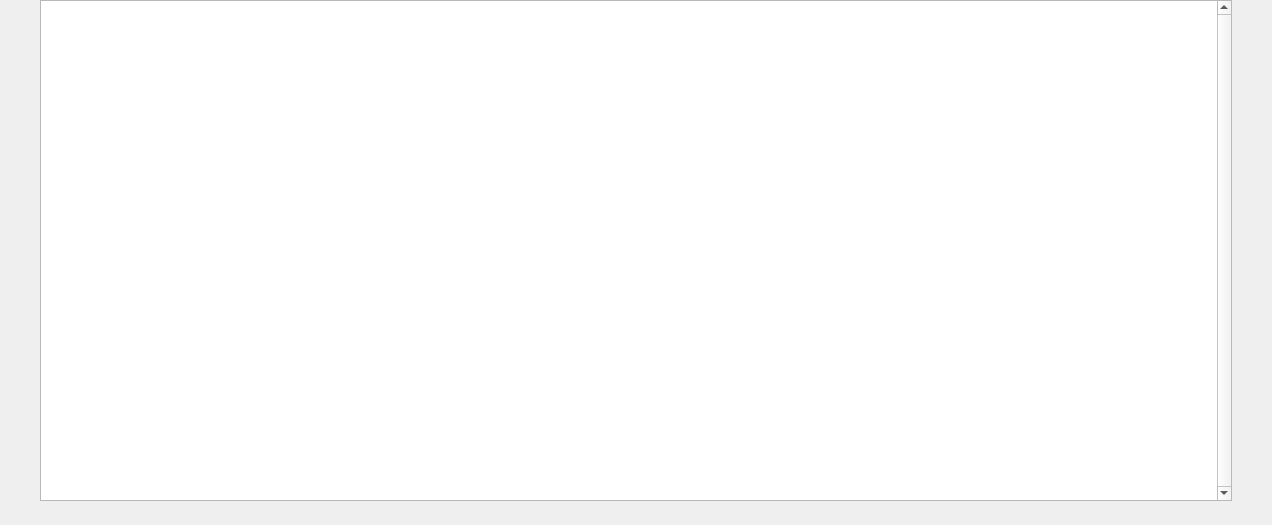
<?xml version="1.0" encoding="UTF-8"?>
<ui version="4.0">
 <class>gallery_viewer</class>
 <widget class="QWidget" name="gallery_viewer">
  <property name="geometry">
   <rect>
    <x>0</x>
    <y>0</y>
    <width>1272</width>
    <height>525</height>
   </rect>
  </property>
  <property name="windowTitle">
   <string>Form</string>
  </property>
  <layout class="QVBoxLayout" name="verticalLayout">
   <property name="spacing">
    <number>10</number>
   </property>
   <property name="leftMargin">
    <number>0</number>
   </property>
   <property name="topMargin">
    <number>0</number>
   </property>
   <property name="rightMargin">
    <number>0</number>
   </property>
   <property name="bottomMargin">
    <number>0</number>
   </property>
   <item>
    <layout class="QHBoxLayout" name="horizontalLayout">
     <item>
      <spacer name="horizontalSpacer">
       <property name="orientation">
        <enum>Qt::Horizontal</enum>
       </property>
       <property name="sizeType">
        <enum>QSizePolicy::Minimum</enum>
       </property>
       <property name="sizeHint" stdset="0">
        <size>
         <width>40</width>
         <height>20</height>
        </size>
       </property>
      </spacer>
     </item>
     <item>
      <widget class="QTableWidget" name="tableWidget_gallery">
       <property name="minimumSize">
        <size>
         <width>700</width>
         <height>0</height>
        </size>
       </property>
       <property name="maximumSize">
        <size>
         <width>1250</width>
         <height>16777215</height>
        </size>
       </property>
       <property name="styleSheet">
        <string notr="true">QTableWidget::item{ selection-background-color: #E3E1FF}</string>
       </property>
       <property name="verticalScrollBarPolicy">
        <enum>Qt::ScrollBarAlwaysOn</enum>
       </property>
       <property name="editTriggers">
        <set>QAbstractItemView::NoEditTriggers</set>
       </property>
       <property name="selectionMode">
        <enum>QAbstractItemView::SingleSelection</enum>
       </property>
       <property name="showGrid">
        <bool>true</bool>
       </property>
       <attribute name="horizontalHeaderVisible">
        <bool>false</bool>
       </attribute>
       <attribute name="verticalHeaderVisible">
        <bool>false</bool>
       </attribute>
      </widget>
     </item>
     <item>
      <spacer name="horizontalSpacer_2">
       <property name="orientation">
        <enum>Qt::Horizontal</enum>
       </property>
       <property name="sizeType">
        <enum>QSizePolicy::Minimum</enum>
       </property>
       <property name="sizeHint" stdset="0">
        <size>
         <width>40</width>
         <height>20</height>
        </size>
       </property>
      </spacer>
     </item>
    </layout>
   </item>
   <item>
    <widget class="QLabel" name="label_message">
     <property name="text">
      <string/>
     </property>
    </widget>
   </item>
  </layout>
 </widget>
 <resources/>
 <connections/>
</ui>
